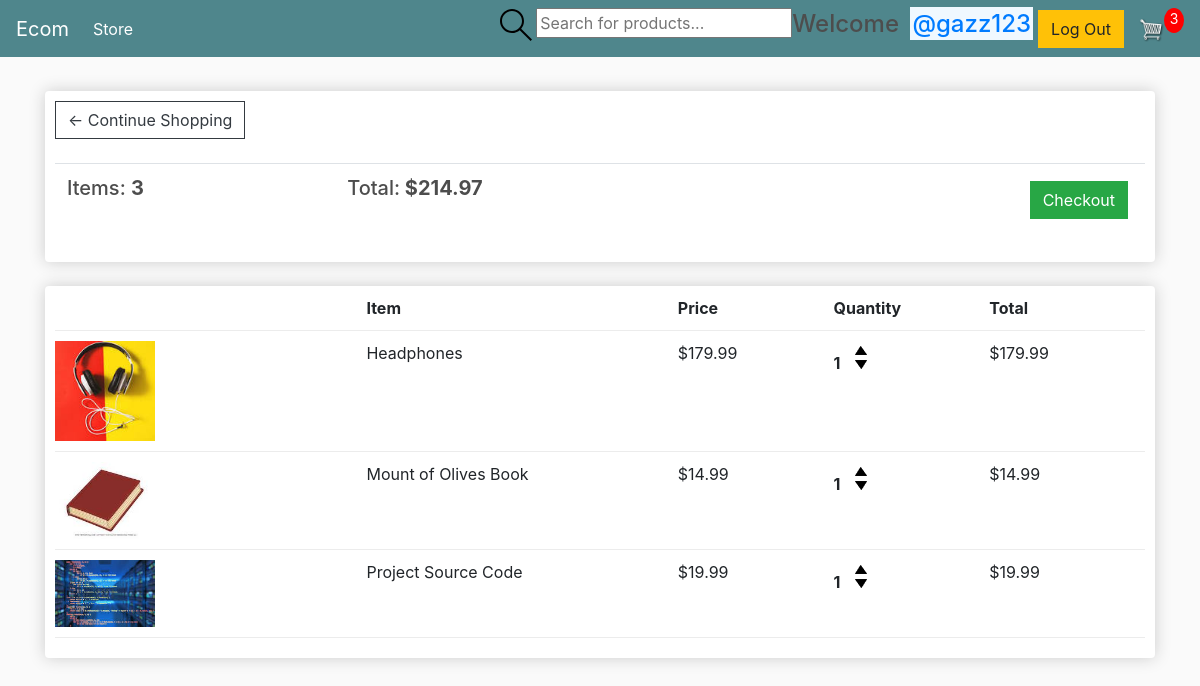
The page /cart/ (signed in) on the database as committed earlier.
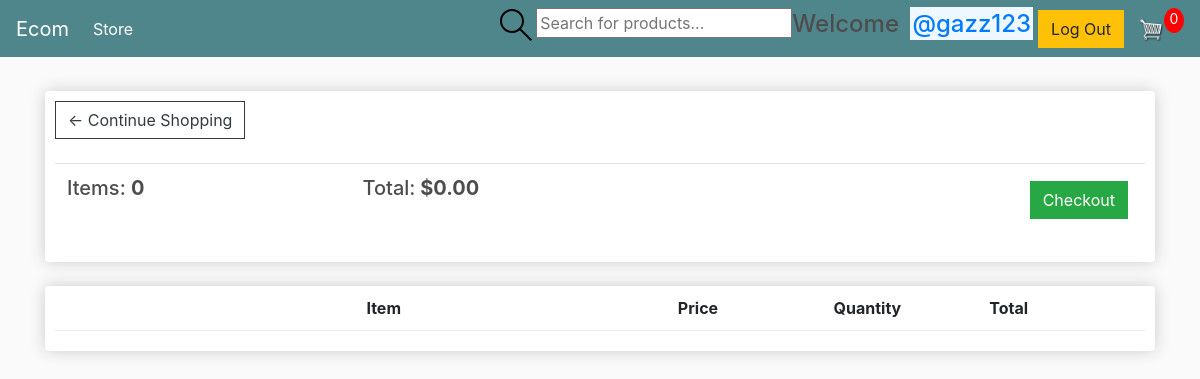
The same page on the database as committed later.
### store/models.py (models this page shows, shortened)
class Order(models.Model):
	customer = models.ForeignKey(Customer, on_delete=models.SET_NULL, null=True, blank=True)
	date_ordered = models.DateTimeField(auto_now_add=True)
	complete = models.BooleanField(default=False)
	transaction_id = models.CharField(max_length=100, null=True)
	order_status=models.CharField(max_length=200,null=True,default="Processing")
	@property
	def get_cart_total(self):
		orderitems = self.orderitem_set.all()
		total = sum([item.get_total for item in orderitems])
		return total
	@property
	def get_cart_items(self):
		orderitems = self.orderitem_set.all()
		total = sum([item.quantity for item in orderitems])
		return total

class OrderItem(models.Model):
	product = models.ForeignKey(Product, on_delete=models.CASCADE,default=1)
	order = models.ForeignKey(Order, on_delete=models.SET_NULL, null=True)
	quantity = models.IntegerField(default=0, null=True, blank=True)
	date_added = models.DateTimeField(auto_now_add=True)
	@property
	def get_total(self):
		total = self.product.price * self.quantity
		return total

class Product(models.Model):
	name = models.CharField(max_length=200,default="Default")
	description=models.TextField(null=True,blank=True)
	price = models.FloatField()
	digital = models.BooleanField(default=False,null=True, blank=True)
	image = models.ImageField(null=True, blank=True)
	@property
	def imageURL(self):
		try:
			url = self.image.url
		except:
			url = ''
		return url

### store/views.py (the view)
# urls.py: path('cart/', views.cart, name="cart"),
def cart(request):
	data = cartData(request)
	cartItems = data['cartItems']
	order = data['order']
	items = data['items']
	context = {'items':items, 'order':order, 'cartItems':cartItems}
	return render(request, 'store/cart.html', context)

### store/utils.py (called while the page is built)
def cartData(request):
	if request.user.is_authenticated:
		customer, created = Customer.objects.get_or_create(user=request.user)
		order, created = Order.objects.get_or_create(customer=customer, complete=False)
		items = order.orderitem_set.all()
		cartItems = order.get_cart_items
	else:
		cookieData = cookieCart(request)
		cartItems = cookieData['cartItems']
		order = cookieData['order']
		items = cookieData['items']
	return {'cartItems':cartItems ,'order':order, 'items':items}

### store/templates/store/cart.html
{% extends 'store/main.html' %}
{% load static %}
{% block content %}
	<div class="row">
		<div class="col-lg-12">
			<div class="box-element">
				<a  class="btn btn-outline-dark" href="{% url 'store' %}">&#x2190; Continue Shopping</a>
				<br>
				<br>
				<table class="table">
					<tr>
						<th><h5>Items: <strong>{{order.get_cart_items}}</strong></h5></th>
						<th><h5>Total:<strong> ${{order.get_cart_total|floatformat:2}}</strong></h5></th>
						<th>
							<a  style="float:right; margin:5px;" class="btn btn-success" href="{% url 'checkout' %}">Checkout</a>
						</th>
					</tr>
				</table>
			</div>
			<br>
			<div class="box-element">
				<div class="cart-row">
					<div style="flex:2"></div>
					<div style="flex:2"><strong>Item</strong></div>
					<div style="flex:1"><strong>Price</strong></div>
					<div style="flex:1"><strong>Quantity</strong></div>
					<div style="flex:1"><strong>Total</strong></div>
				</div>
				{% for item in items %}
				<div class="cart-row">
					<div style="flex:2"><img class="row-image" src="{{item.product.imageURL}}"></div>
					<div style="flex:2"><p>{{item.product.name}}</p></div>
					<div style="flex:1"><p>${{item.product.price|floatformat:2}}</p></div>
					<div style="flex:1">
						<p class="quantity">{{item.quantity}}</p>
						<div class="quantity">
							<img data-product="{{item.product.id}}" data-action="add" class="chg-quantity update-cart" src="{% static  'images/arrow-up.png' %}">
							<img data-product="{{item.product.id}}" data-action="remove" class="chg-quantity update-cart" src="{% static  'images/arrow-down.png' %}">
						</div>
					</div>
					<div style="flex:1"><p>${{item.get_total|floatformat:2}}</p></div>
				</div>
				{% endfor %}
			</div>
		</div>
	</div>
{% endblock content %}

### store/templates/store/main.html (shortened to what this page needs)
<!DOCTYPE html>
{% load static %}
<html>
<head>
	<link rel="stylesheet" href="https://stackpath.bootstrapcdn.com/bootstrap/4.4.1/css/bootstrap.min.css">
	<link rel="stylesheet" type="text/css" href="{% static 'css/main.css' %}">
</head>
<body>
	<nav class="navbar navbar-expand-lg navbar-dark bg-dark">
	  <a class="navbar-brand" href="{% url 'store' %}">Ecom</a>
	  <div class="collapse navbar-collapse" id="navbarSupportedContent">
	    <ul class="navbar-nav mr-auto">
	      <li class="nav-item active">
	        <a class="nav-link" href="{% url 'store' %}">Store <span class="sr-only">(current)</span></a>
	      </li>
	    </ul>
		<form class="header__search" method="GET" action="{% url 'store' %}">
			<label>
			  <input name="q" placeholder="Search for products..." />
			</label>
		  </form>
	    <div class="form-inline my-2 my-lg-0">
			 {% if request.user.is_authenticated %}
			 <h4> Welcome <a href="{% url 'user-profile' request.user.id %}" style="background-color: aliceblue; margin: 5px; padding: 2px;">@{{request.user.username}}</a></h4>
			 <a href="{% url 'logout' %}" class="btn btn-warning">Log Out</a>
	     	 {% else %}
			  <a href="{% url 'login' %}" class="btn btn-warning">Login</a>
			 {% endif %}
	     	<a href="{% url 'cart' %}">
	    		<img  id="cart-icon" src="{% static 'images/cart.png' %}">
	    	</a>
	    	<p id="cart-total">{{cartItems}}</p>
	    </div>
	  </div>
	</nav>
     <div class="container">
            <br>
            {% block content %}
            {% endblock content %}
         </div>
</body>
</html>

Rows that differ between the two databases and show on the page:
no longer on this page (row edited): Order: get_cart_items "3", get_cart_total "214.97"
no longer on this page (row unchanged): OrderItem: product.imageURL (picture), product.name "Headphones", product.price "179.99", quantity "1", get_total "179.99"
no longer on this page (row unchanged): OrderItem: product.imageURL (picture), product.name "Mount of Olives Book", product.price "14.99", quantity "1", get_total "14.99"
no longer on this page (row unchanged): OrderItem: product.imageURL (picture), product.name "Project Source Code", product.price "19.99", quantity "1", get_total "19.99"
added Order: get_cart_items "0", get_cart_total "0.00"
Other text that changed with them:
{{ cartItems }}: "3" → "0"
